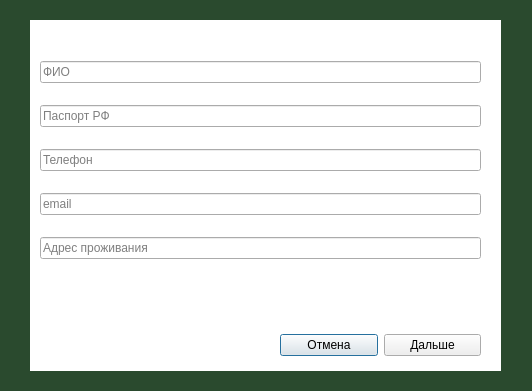
<?xml version="1.0" encoding="UTF-8"?>
<ui version="4.0">
 <class>dialog</class>
 <widget class="QDialog" name="dialog">
  <property name="geometry">
   <rect>
    <x>0</x>
    <y>0</y>
    <width>532</width>
    <height>391</height>
   </rect>
  </property>
  <property name="windowTitle">
   <string>Регистрация клиента </string>
  </property>
  <property name="styleSheet">
   <string notr="true">
QDialog{
	background-color: rgb(42, 74, 46)
}
#stackedWidget{
	background-color: rgb(255, 255, 255);
	border: 2xp solid gray;
	border-radius: 20xp;
}
</string>
  </property>
  <widget class="QStackedWidget" name="stackedWidget">
   <property name="geometry">
    <rect>
     <x>30</x>
     <y>20</y>
     <width>471</width>
     <height>351</height>
    </rect>
   </property>
   <property name="currentIndex">
    <number>0</number>
   </property>
   <widget class="QWidget" name="page_0">
    <widget class="QWidget" name="layoutWidget">
     <property name="geometry">
      <rect>
       <x>10</x>
       <y>25</y>
       <width>441</width>
       <height>231</height>
      </rect>
     </property>
     <layout class="QVBoxLayout" name="verticalLayout">
      <item>
       <widget class="QLineEdit" name="full_name">
        <property name="placeholderText">
         <string>ФИО</string>
        </property>
       </widget>
      </item>
      <item>
       <widget class="QLineEdit" name="passport">
        <property name="placeholderText">
         <string>Паспорт РФ</string>
        </property>
       </widget>
      </item>
      <item>
       <widget class="QLineEdit" name="phone">
        <property name="placeholderText">
         <string>Телефон</string>
        </property>
       </widget>
      </item>
      <item>
       <widget class="QLineEdit" name="email">
        <property name="placeholderText">
         <string>email</string>
        </property>
       </widget>
      </item>
      <item>
       <widget class="QLineEdit" name="address">
        <property name="placeholderText">
         <string>Адрес проживания</string>
        </property>
       </widget>
      </item>
     </layout>
    </widget>
    <widget class="QWidget" name="layoutWidget">
     <property name="geometry">
      <rect>
       <x>250</x>
       <y>305</y>
       <width>201</width>
       <height>41</height>
      </rect>
     </property>
     <layout class="QHBoxLayout" name="horizontalLayout">
      <item>
       <widget class="QPushButton" name="otmen">
        <property name="text">
         <string>Отмена</string>
        </property>
       </widget>
      </item>
      <item>
       <widget class="QPushButton" name="dall">
        <property name="text">
         <string>Дальше</string>
        </property>
       </widget>
      </item>
     </layout>
    </widget>
   </widget>
   <widget class="QWidget" name="page_1">
    <widget class="QWidget" name="widget" native="true">
     <property name="geometry">
      <rect>
       <x>-1</x>
       <y>9</y>
       <width>471</width>
       <height>180</height>
      </rect>
     </property>
     <layout class="QGridLayout" name="gridLayout_2">
      <item row="10" column="0" colspan="2">
       <widget class="QLineEdit" name="power">
        <property name="placeholderText">
         <string>Мощность двигателя автомобиля</string>
        </property>
       </widget>
      </item>
      <item row="1" column="0" colspan="2">
       <widget class="QLineEdit" name="brand">
        <property name="maximumSize">
         <size>
          <width>16777215</width>
          <height>16777215</height>
         </size>
        </property>
        <property name="placeholderText">
         <string>Марка автомобиля</string>
        </property>
       </widget>
      </item>
      <item row="8" column="0" colspan="2">
       <widget class="QLineEdit" name="reg_number">
        <property name="placeholderText">
         <string>Государственный регистрационный номер</string>
        </property>
       </widget>
      </item>
      <item row="3" column="0" colspan="2">
       <widget class="QLineEdit" name="model">
        <property name="placeholderText">
         <string>Модель автомобиля</string>
        </property>
       </widget>
      </item>
      <item row="9" column="0" colspan="2">
       <widget class="QLineEdit" name="yearIssue">
        <property name="placeholderText">
         <string>Год выпуска автомобиля</string>
        </property>
       </widget>
      </item>
      <item row="5" column="0" colspan="2">
       <widget class="QLineEdit" name="VIN">
        <property name="placeholderText">
         <string>VIN-Номер атомобиля</string>
        </property>
       </widget>
      </item>
     </layout>
    </widget>
    <widget class="QFrame" name="frame">
     <property name="geometry">
      <rect>
       <x>260</x>
       <y>280</y>
       <width>201</width>
       <height>71</height>
      </rect>
     </property>
     <property name="frameShape">
      <enum>QFrame::Shape::StyledPanel</enum>
     </property>
     <property name="frameShadow">
      <enum>QFrame::Shadow::Raised</enum>
     </property>
     <layout class="QHBoxLayout" name="horizontalLayout_2">
      <item>
       <widget class="QPushButton" name="tpy">
        <property name="text">
         <string>Назад</string>
        </property>
       </widget>
      </item>
      <item>
       <widget class="QPushButton" name="dali">
        <property name="text">
         <string>Дальше</string>
        </property>
       </widget>
      </item>
     </layout>
    </widget>
    <widget class="QWidget" name="layoutWidget">
     <property name="geometry">
      <rect>
       <x>9</x>
       <y>182</y>
       <width>451</width>
       <height>101</height>
      </rect>
     </property>
     <layout class="QVBoxLayout" name="verticalLayout_2">
      <item>
       <widget class="QLabel" name="label">
        <property name="text">
         <string>Тип автомобиля</string>
        </property>
       </widget>
      </item>
      <item>
       <widget class="QComboBox" name="type">
        <property name="whatsThis">
         <string>&lt;html&gt;&lt;head/&gt;&lt;body&gt;&lt;p&gt;Тип авто&lt;/p&gt;&lt;/body&gt;&lt;/html&gt;</string>
        </property>
       </widget>
      </item>
      <item>
       <widget class="QLabel" name="label_2">
        <property name="text">
         <string>Категория ТС</string>
        </property>
       </widget>
      </item>
      <item>
       <widget class="QComboBox" name="category"/>
      </item>
     </layout>
    </widget>
   </widget>
   <widget class="QWidget" name="page_2">
    <layout class="QVBoxLayout" name="verticalLayout_3">
     <item>
      <widget class="QLabel" name="label_3">
       <property name="text">
        <string>Дата начало действия полиса</string>
       </property>
      </widget>
     </item>
     <item>
      <widget class="QDateEdit" name="dateEdit"/>
     </item>
     <item>
      <widget class="QLabel" name="label_4">
       <property name="text">
        <string>Дата окончание действия полиса</string>
       </property>
      </widget>
     </item>
     <item>
      <widget class="QDateEdit" name="dateEdit_2"/>
     </item>
     <item>
      <widget class="QLabel" name="label_6">
       <property name="text">
        <string>Строховая сумма: </string>
       </property>
      </widget>
     </item>
     <item>
      <widget class="QLabel" name="label_5">
       <property name="text">
        <string>Строховая премия</string>
       </property>
      </widget>
     </item>
     <item>
      <widget class="QWidget" name="widget_2" native="true">
       <widget class="QFrame" name="frame_2">
        <property name="geometry">
         <rect>
          <x>170</x>
          <y>0</y>
          <width>281</width>
          <height>44</height>
         </rect>
        </property>
        <property name="frameShape">
         <enum>QFrame::Shape::StyledPanel</enum>
        </property>
        <property name="frameShadow">
         <enum>QFrame::Shadow::Raised</enum>
        </property>
        <layout class="QHBoxLayout" name="horizontalLayout_3">
         <item>
          <widget class="QPushButton" name="tpy_2">
           <property name="text">
            <string>Назад</string>
           </property>
          </widget>
         </item>
         <item>
          <widget class="QPushButton" name="cox">
           <property name="text">
            <string>Завершить регистрацию</string>
           </property>
          </widget>
         </item>
        </layout>
       </widget>
      </widget>
     </item>
    </layout>
   </widget>
  </widget>
 </widget>
 <resources/>
 <connections/>
</ui>
